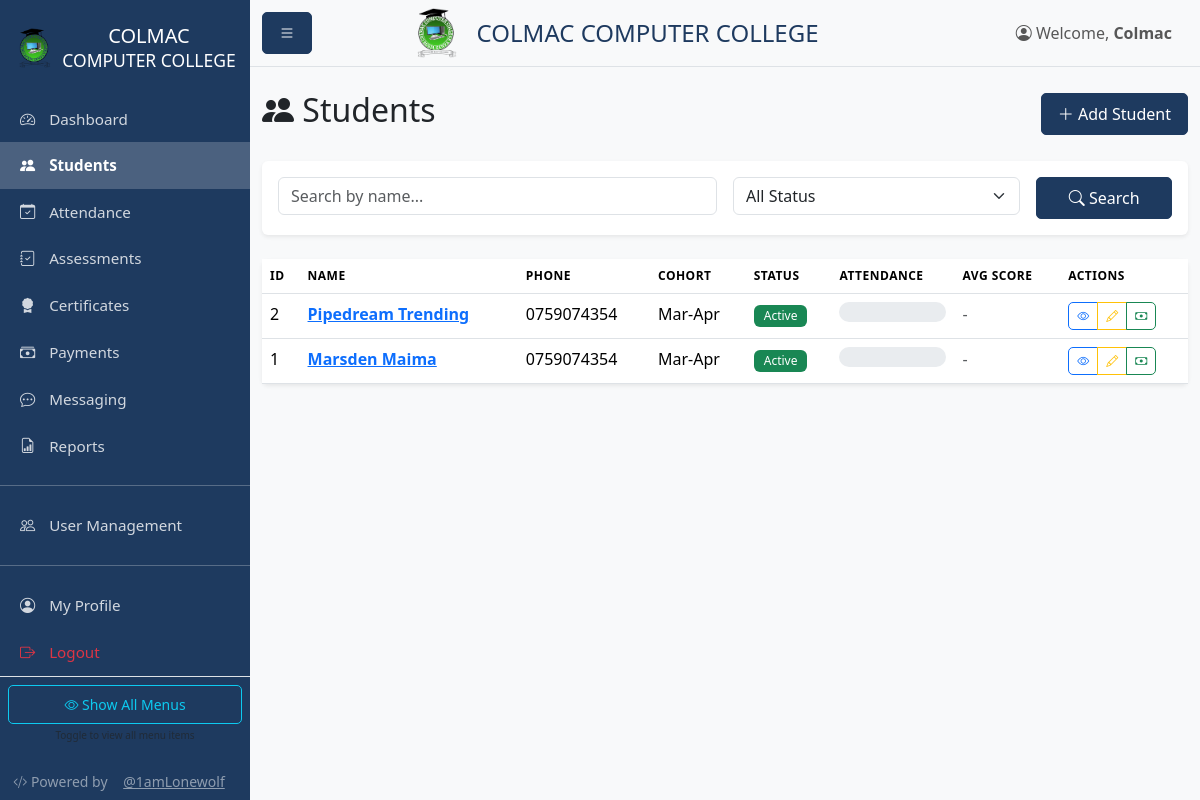
The app's page /students (signed in), older data.
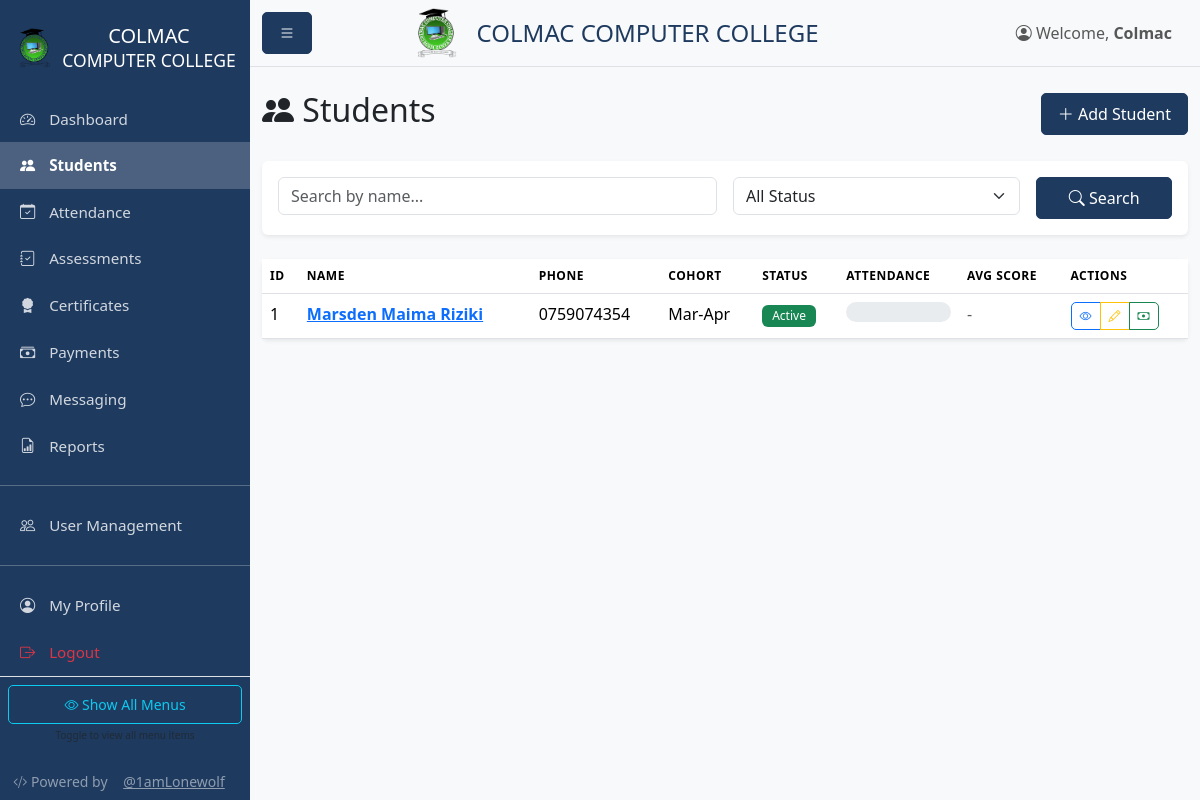
The same page, newer data.
### models.py (models this page shows, shortened)
class Student(db.Model):
    id = db.Column(db.Integer, primary_key=True)
    name = db.Column(db.String(100), nullable=False)
    phone = db.Column(db.String(20))
    email = db.Column(db.String(120))
    id_number = db.Column(db.String(50))  # National ID or student ID
    gender = db.Column(db.String(10))
    enrollment_date = db.Column(db.DateTime, default=datetime.utcnow)
    cohort = db.Column(db.String(50))  # e.g., "Jan-Mar 2026"
    status = db.Column(db.String(20), default='active')  # active, completed, dropped
    created_at = db.Column(db.DateTime, default=datetime.utcnow)
    updated_at = db.Column(db.DateTime, default=datetime.utcnow, onupdate=datetime.utcnow)
    attendances = db.relationship('Attendance', backref='student', lazy=True, cascade='all, delete-orphan')
    assessments = db.relationship('Assessment', backref='student', lazy=True, cascade='all, delete-orphan')
    certificates = db.relationship('Certificate', backref='student', lazy=True, cascade='all, delete-orphan')
    payments = db.relationship('Payment', backref='student', lazy=True, cascade='all, delete-orphan')
    @property
    def attendance_rate(self):
        if not self.attendances:
            return 0
        present = sum(1 for a in self.attendances if a.present)
        return round((present / len(self.attendances)) * 100, 1)

### blueprints/students.py (the view)
@students_bp.route('')
@login_required
def index():
    from app import app
    page = request.args.get('page', 1, type=int)
    search = request.args.get('search', '')
    status = request.args.get('status', '')
    query = Student.query
    if search:
        query = query.filter(Student.name.ilike(f'%{search}%'))
    if status:
        query = query.filter_by(status=status)
    students = query.order_by(Student.created_at.desc()).paginate(
        page=page, per_page=app.config['STUDENTS_PER_PAGE'], error_out=False
    )
    return render_template('students/index.html', students=students, search=search, status=status)

### app.py (called while the page is built)
@app.context_processor
def inject_config():
    return {
        'COURSE_FEE': app.config['COURSE_FEE'],
        'COURSE_NAME': app.config['COURSE_NAME']
    }

### models.py (called while the page is built)
def init_login_manager(app):
    login_manager.init_app(app)
    login_manager.login_view = 'auth.login'
    @login_manager.user_loader
    def load_user(user_id):
        return User.query.get(int(user_id))

    @property
    def is_admin(self):
        return self.role == 'admin'

    @property
    def is_instructor(self):
        return self.role in ['admin', 'instructor']

    @property
    def is_receptionist(self):
        return self.role in ['admin', 'receptionist']

    def get_permissions(self):
        import json
        try:
            return json.loads(self.custom_permissions or '{}')
        except:
            return {}

    def has_permission(self, key):
        perms = self.get_permissions()
        return perms.get(key, False)

### templates/students/index.html (shortened to what the changed rows need)
{% extends "base.html" %}
{% block content %}
<div class="d-flex justify-content-between align-items-center mb-4">
    <h2><i class="bi bi-people-fill"></i> Students</h2>
</div>
<div class="card">
    <div class="card-body p-0">
        <div class="table-responsive">
            <table class="table table-hover mb-0">
                <thead class="bg-light">
                    <tr>
                        <th>ID</th>
                        <th>Name</th>
                        <th>Phone</th>
                        <th>Cohort</th>
                        <th>Status</th>
                        <th>Attendance</th>
                        <th>Avg Score</th>
                        <th>Actions</th>
                    </tr>
                </thead>
                <tbody>
                    {% for student in students.items %}
                    <tr>
                        <td>{{ student.id }}</td>
                        <td>
                            <a href="{{ url_for('students.view', id=student.id) }}">
                                <strong>{{ student.name }}</strong>
                            </a>
                        </td>
                        <td>{{ student.phone or '-' }}</td>
                        <td>{{ student.cohort or '-' }}</td>
                        <td>
                            {% if student.status == 'active' %}
                                <span class="badge bg-success">Active</span>
                            {% elif student.status == 'completed' %}
                                <span class="badge bg-primary">Completed</span>
                            {% else %}
                                <span class="badge bg-secondary">Dropped</span>
                            {% endif %}
                        </td>
                        <td>
                            <div class="progress" style="height: 20px;">
                            </div>
                        </td>
                        <td>
                            {% if student.assessments %}
                                <span class="{% if student.average_score >= 50 %}text-success{% else %}text-danger{% endif %}">
                                    <strong>{{ student.average_score }}%</strong>
                                </span>
                            {% else %}
                                <span class="text-muted">-</span>
                            {% endif %}
                        </td>
                        <td>
                            <div class="btn-group btn-group-sm">
                                <a href="{{ url_for('students.view', id=student.id) }}" class="btn btn-outline-primary" title="View">
                                    <i class="bi bi-eye"></i>
                                </a>
                                <a href="{{ url_for('students.edit', id=student.id) }}" class="btn btn-outline-warning" title="Edit">
                                    <i class="bi bi-pencil"></i>
                                </a>
                                <a href="{{ url_for('payments.student_payments', id=student.id) }}" class="btn btn-outline-success" title="Payments">
                                    <i class="bi bi-cash"></i>
                                </a>
                            </div>
                        </td>
                    </tr>
                    {% endfor %}
                </tbody>
            </table>
        </div>
    </div>
</div>
{% endblock %}

Row changes from the older to the newer data that the page shows:
removed Student: id "2", name "Pipedream Trending", phone "0759074354", cohort "Mar-Apr", status "Active"
changed Student "Mar-Apr": name "Marsden Maima" → "Marsden Maima Riziki"
